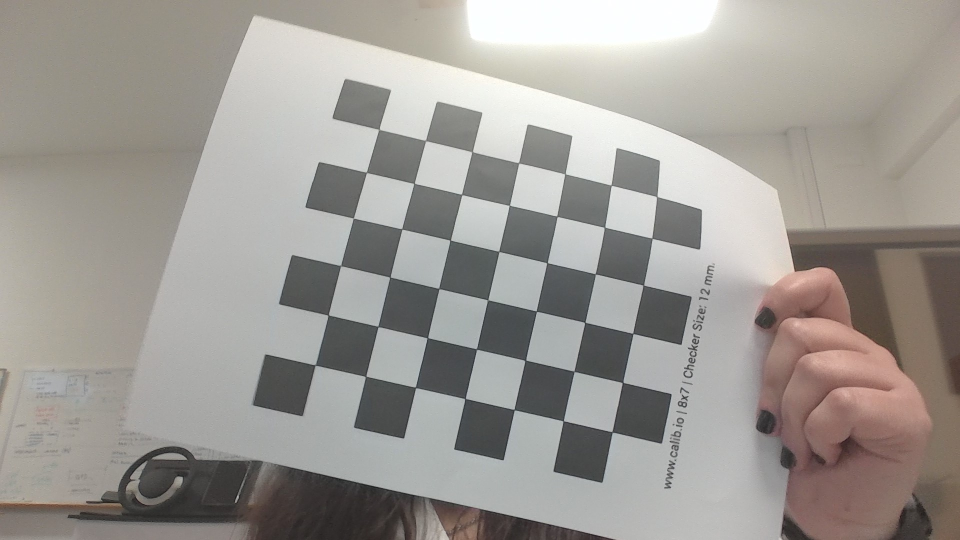
#> input picture TrabalhosPraticos/TP2/spikes/images/camera1/camara_1 (1).jpg, 1920 x 1080 px (shown at 1/2 size); its folder holds 4 pictures in this run
$ python testes.py
#> lines starting #> are read from the running program, lines starting #| are printed output that depends on the picture; after the words box and inside, x2 and y2 are one past the last pixel; in counts of white or black regions, pixels touching at a corner belong together
import numpy as np
import cv2 as cv
import glob

chessboadSize = (6, 7)
#frameSize = (640, 480)

criteria = (cv.TERM_CRITERIA_EPS + cv.TERM_CRITERIA_MAX_ITER, 30, 0.001)

objp = np.zeros((chessboadSize[0] * chessboadSize[1], 3), np.float32)
objp[:,:2] = np.mgrid[0:chessboadSize[0], 0:chessboadSize[1]].T.reshape(-1, 2)

objpoints = []
imgpoints = []

images = glob.glob("C:\\Users\\ana.sofia.oliveira\\Documents\\ISEL\\VARM2324\\TrabalhosPraticos\\TP2\\spikes\\images\\camera1\\*.jpg")

for fname in images:
    img = cv.imread(fname)
#> img is the input picture: shape (1080, 1920, 3); mean B, G, R 149.1, 154.2, 158.2
    gray = cv.cvtColor(img, cv.COLOR_BGR2GRAY)
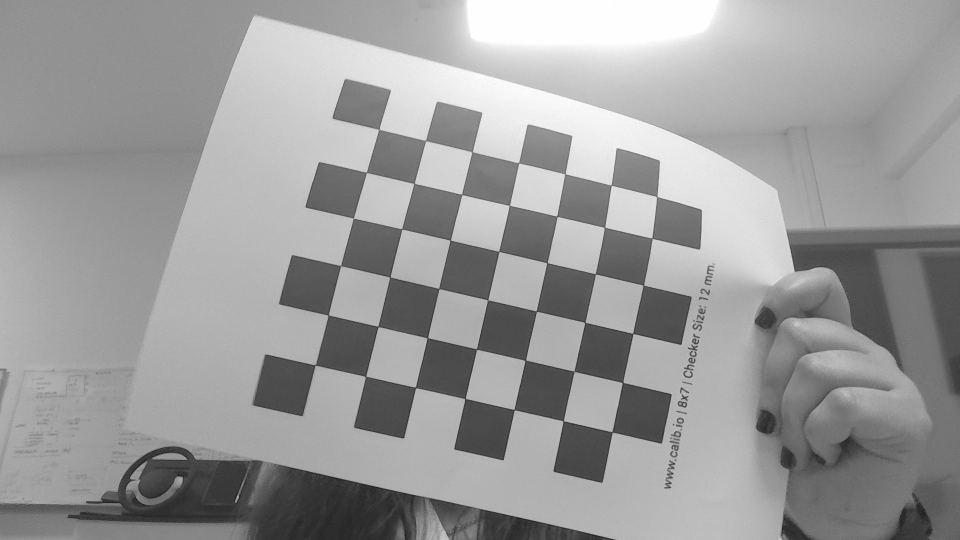
#> gray: shape (1080, 1920) (shown at 1/2 size); min 9, max 255, mean 154.8

    ret, corners = cv.findChessboardCorners(gray, chessboadSize, None)
#> ret = True; corners = 42 rows, first 8: [630.9, 730.4], [656, 631.5], [682, 531.5], [707, 436.8], [733.4, 345.1], [759.3, 257.8], [730, 753.6], [756.3, 655.4]

    if ret:
        objpoints.append(objp)
        corners2 = cv.cornerSubPix(gray, corners, (11, 11), (-1, -1), criteria)
#> corners2 = 42 rows, first 8: [630.6, 730.5], [656.8, 630.7], [681.6, 531.6], [707.2, 436.5], [733.3, 345.1], [758.4, 259.2], [731.6, 753.1], [756.3, 653.4]
        imgpoints.append(corners2)

        print("objeto identificado: ", objp)
        print("objeto na imagem: ", corners2)
#> (printed output is left out)

        cv.drawChessboardCorners(img, chessboadSize, corners2, ret)
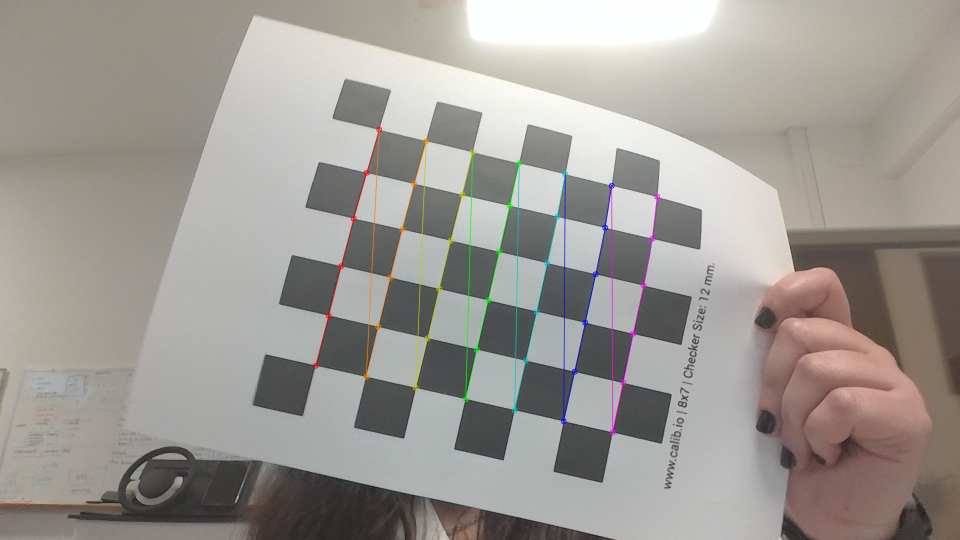
#> img: shape (1080, 1920, 3) (shown at 1/2 size); 1.07% of pixels changed, all inside (x1, y1, x2, y2) = (625, 253, 1321, 871)
        cv.imshow('img', img)
        cv.waitKey(10)
#> pass 2 of the loop `for fname in images:`:
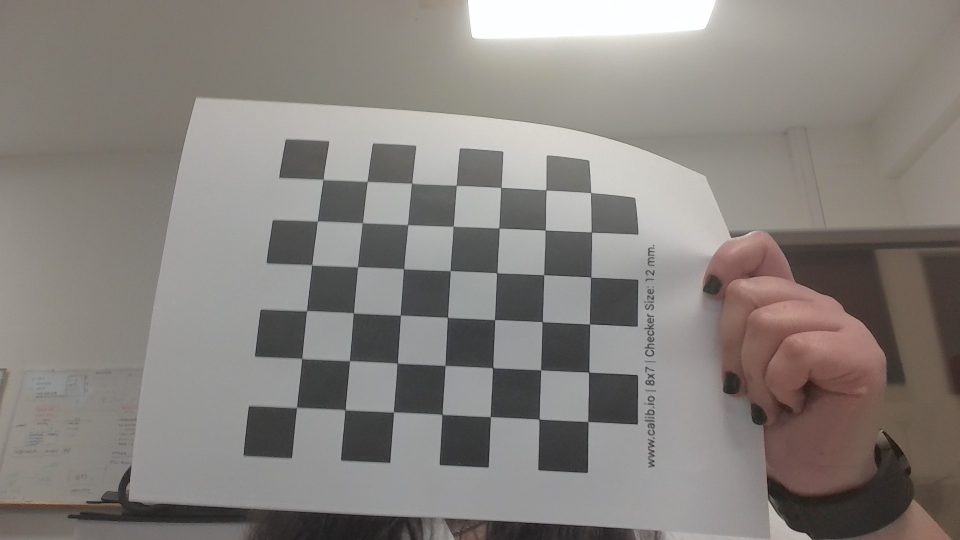
#> input picture TrabalhosPraticos/TP2/spikes/images/camera1/camara_1 (13).jpg, 1920 x 1080 px (shown at 1/2 size)
#> img is the input picture: shape (1080, 1920, 3); mean B, G, R 125.9, 130.3, 135.1
#> `gray = cv.cvtColor(img, cv.COLOR_BGR2GRAY)`:
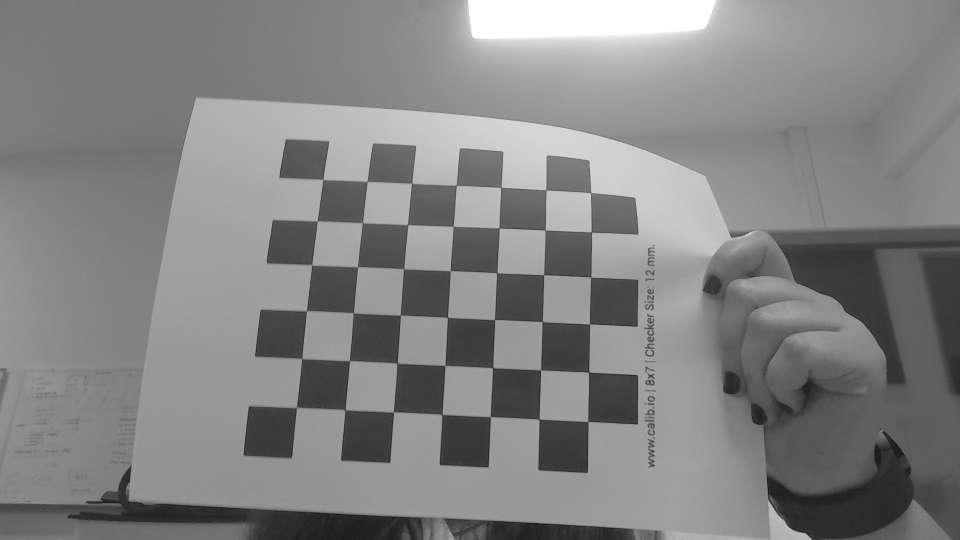
#> gray: shape (1080, 1920) (shown at 1/2 size); min 7, max 255, mean 131.2
#> corners = 42 rows, first 8: [593.5, 815], [603.4, 718.8], [613.5, 622], [623.3, 531.1], [635.1, 444.5], [646.2, 360.4], [690.5, 820], [699.4, 721.6]
#> corners2 = 42 rows, first 8: [593.5, 815.1], [603.9, 717.5], [613.5, 622], [623.7, 530.3], [635, 442.4], [646.6, 359.5], [690.5, 820.2], [699.3, 721.9]
#> (printed output is left out)
#> `cv.drawChessboardCorners(img, chessboadSize, corners2, ret)`:
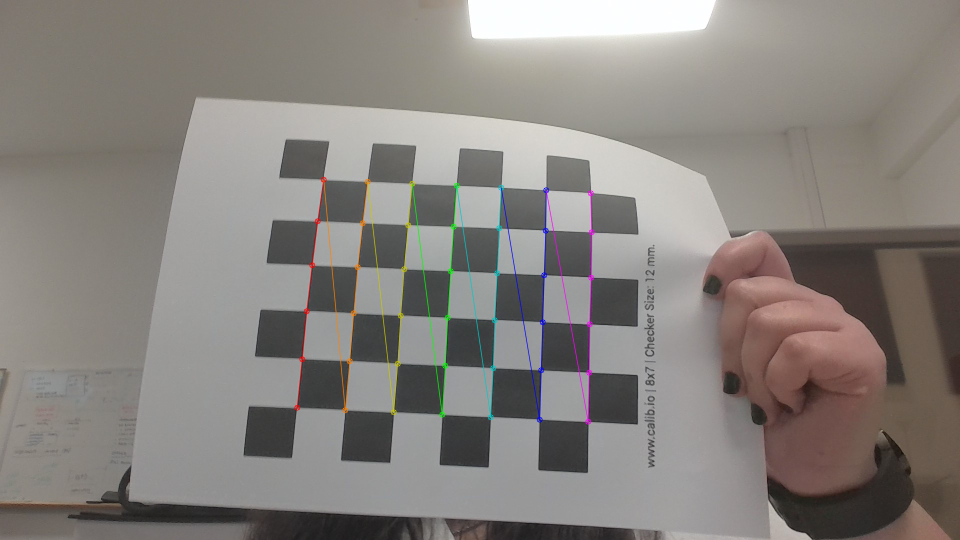
#> img: shape (1080, 1920, 3) (shown at 1/2 size); 1.03% of pixels changed, all inside (x1, y1, x2, y2) = (588, 353, 1190, 850)
#> pass 3 of the loop `for fname in images:`:
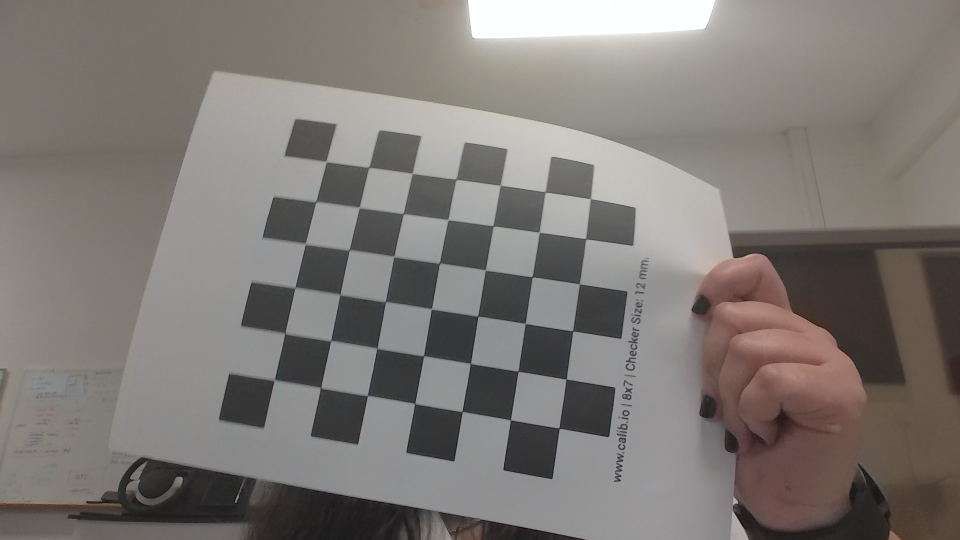
#> input picture TrabalhosPraticos/TP2/spikes/images/camera1/camara_1 (14).jpg, 1920 x 1080 px (shown at 1/2 size)
#> img is the input picture: shape (1080, 1920, 3); mean B, G, R 117.4, 121.6, 126.5
#> `gray = cv.cvtColor(img, cv.COLOR_BGR2GRAY)`:
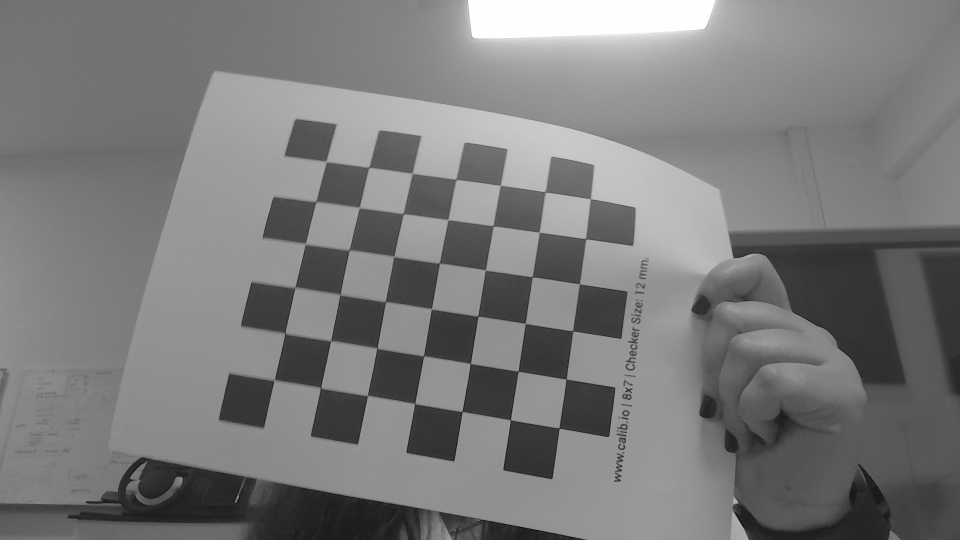
#> gray: shape (1080, 1920) (shown at 1/2 size); min 0, max 255, mean 122.5
#> corners = 42 rows, first 8: [548.5, 760], [570.5, 667], [590.5, 575.5], [611.5, 487.5], [632, 404], [653.5, 323], [642.6, 774], [662, 682]
#> corners2 = 42 rows, first 8: [548.7, 760.5], [570.4, 667.4], [590.4, 575.3], [611.1, 488], [632.3, 403.6], [652.7, 323.4], [641.5, 776.1], [661.6, 682.2]
#> (printed output is left out)
#> `cv.drawChessboardCorners(img, chessboadSize, corners2, ret)`:
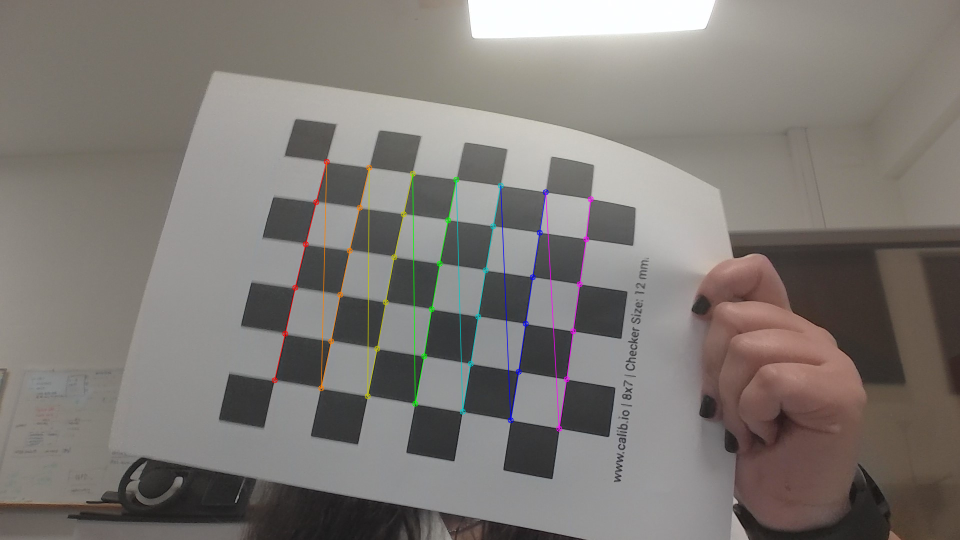
#> img: shape (1080, 1920, 3) (shown at 1/2 size); 1.02% of pixels changed, all inside (x1, y1, x2, y2) = (543, 317, 1188, 864)
#> the loop made 4 passes; the first 3 are shown


print(len(objpoints), "\n", len(imgpoints))
print(len(objpoints[0]), "\n", len(imgpoints[0]))
print(len(objpoints[3]), "\n", len(imgpoints[3]))
print(len(objpoints[0][0]), "\n", len(imgpoints[0][0]))
########## Calibrate camera ##########

ret, mtx, dist, rvecs, tvecs = cv.calibrateCamera(objpoints, imgpoints, gray.shape[::-1], None, None)

print("Camera matrix : ", mtx)
print("\nDist : ", dist)
print("\nrvecs : ", rvecs)
print("\ntvecs : ", tvecs)


########## Undistort ##########

img = cv.imread('C:\\Users\\ana.sofia.oliveira\\Documents\\ISEL\\VARM2324\\TrabalhosPraticos\\TP2\\spikes\\images\\camera1\\camara_1 (5).jpg')
#> (the run stopped early here; a loop or call above may not have finished)
